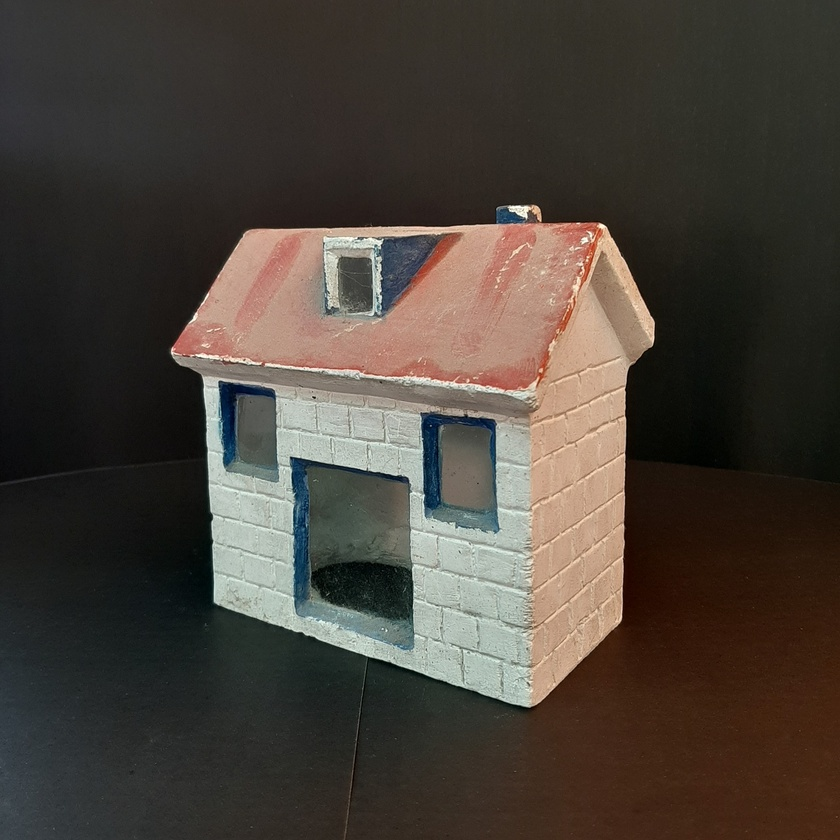
#> input picture house2.jpg, 840 x 840 px, shrunk from 2117 x 2117 before the run
$ python final.py
#> lines starting #> are read from the running program, lines starting #| are printed output that depends on the picture
#https://docs.opencv.org/master/da/de9/tutorial_py_epipolar_geometry.html

import numpy as np
import cv2 as cv
from matplotlib import pyplot as plt
import yaml
import math
import plot3D
img1 = cv.imread('house2.jpg',0)  #queryimage # left image
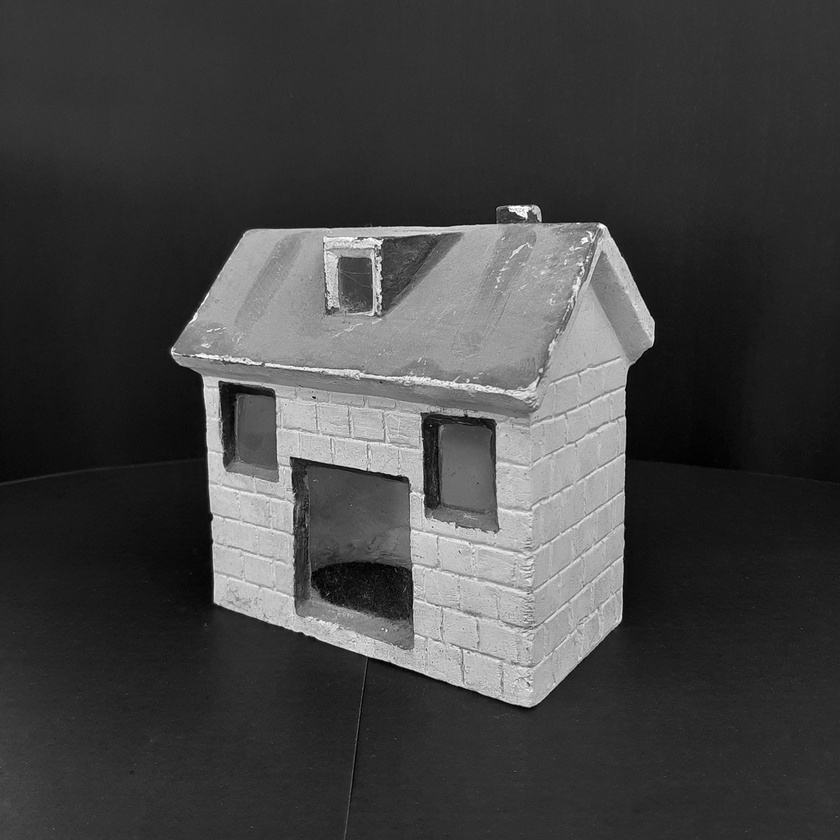
#> img1: shape (840, 840); min 0, max 255, mean 66.7
img2 = cv.imread('house1.jpg',0) #trainimage # right image
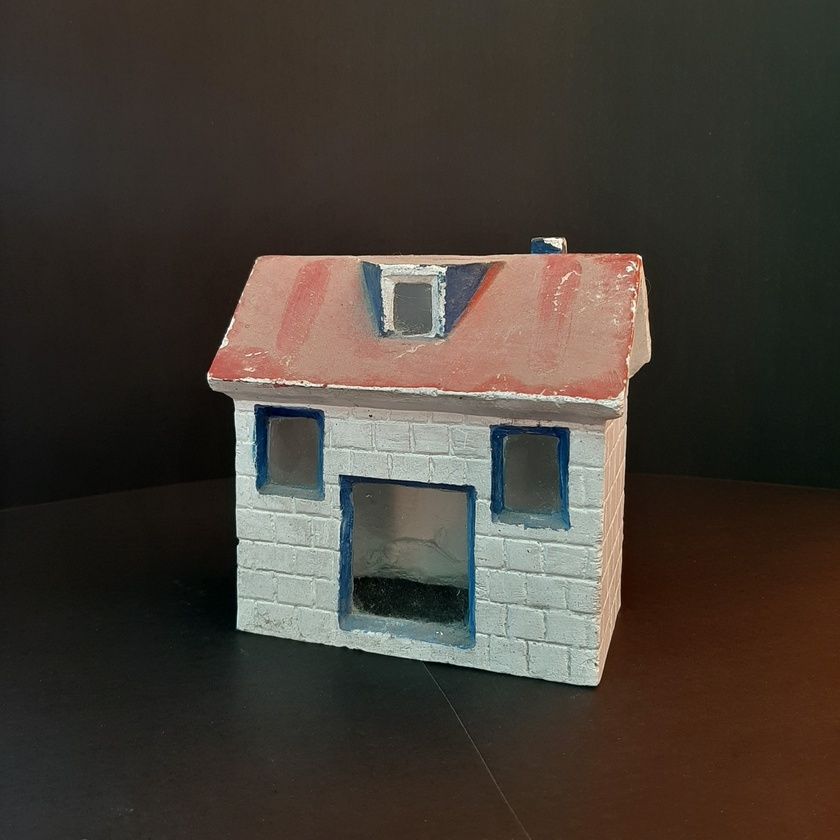
#> input picture house1.jpg, 840 x 840 px, shrunk from 2117 x 2117 before the run
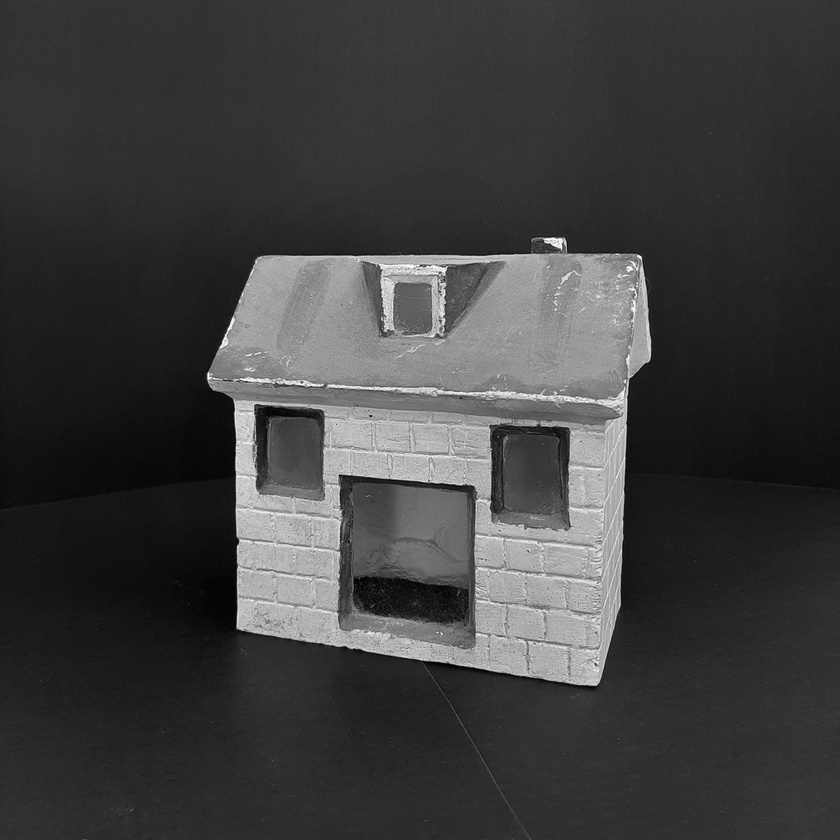
#> img2: shape (840, 840); min 0, max 255, mean 62.3


def write_matrix_to_textfile(a_matrix, file_to_write):
	def compile_row_string(a_row):
		return str(a_row).strip(']').strip('[')

	with open(file_to_write, 'w') as f:
		for row in a_matrix:
			for x in row:
				f.write(str(x)+',')
			f.write('\n')
	return True

#cv.imshow('sd',img1)
#cv.waitKey(0)
#cv.destroyAllWindows()

sift = cv.xfeatures2d.SIFT_create()
# find the keypoints and descriptors with SIFT
kp1, des1 = sift.detectAndCompute(img1,None)
#> kp1 = 884 keypoints; strongest (x, y, size): (521, 210, 8.5), (601, 226, 4), (512, 208, 5), (252, 555, 69.1)
kp2, des2 = sift.detectAndCompute(img2,None)
#> kp2 = 803 keypoints; strongest (x, y, size): (558, 242, 8), (640, 257, 2.6), (547, 240, 4.3), (208, 378, 2.4)


#Brute force matcher
#bf = cv.BFMatcher(cv.NORM_L1, crossCheck = False)
#bmatches = bf.match(des1, des2)
#bmatches = sorted(bmatches, key = lambda x : x.distance)


# FLANN parameters
FLANN_INDEX_KDTREE = 1
index_params = dict(algorithm = FLANN_INDEX_KDTREE, trees = 5)
search_params = dict(checks=50)
flann = cv.FlannBasedMatcher(index_params,search_params)
matches = flann.knnMatch(des1,des2,k=2)
#> matches = 884 matches
good = []
pts1 = []
pts2 = []
print( len(matches) )
#| 884

# ratio test as per Lowe's paper
for i,(m,n) in enumerate(matches):
	if m.distance < 0.80*n.distance:
		#print(m.distance)
		good.append([m])
		pts2.append(kp2[m.trainIdx].pt)
		pts1.append(kp1[m.queryIdx].pt)
#> after the loop, good = 261 matches; pts1 = 261 pairs, first value 158.4 to 629.5, second value 179.4 to 707.6; pts2 = 261 pairs, first value 175.1 to 633.4, second value 240.2 to 680.6

print(len(good))
#| 261
pts1 = np.int32(pts1)
#> pts1 = 261 pairs, first value 158 to 629, second value 179 to 707
pts2 = np.int32(pts2)
#> pts2 = 261 pairs, first value 175 to 633, second value 240 to 680


F, mask = cv.findFundamentalMat(pts1,pts2,cv.LMEDS)
#> F = [[3.63e-07, -4.49e-05, 0.0129], [3.78e-05, 1.35e-06, -0.0581], [-0.0124, 0.0595, 1]]; mask = 261 values, max 1 at index 2, min 0 at index 0, mean 0.808
# We select only inlier points
pts1 = pts1[mask.ravel()==1] ## just the values with 1 in the mask
#> pts1 = 211 pairs, first value 191 to 593, second value 218 to 696
#print( len(pts1) )  91
pts2 = pts2[mask.ravel()==1]
#> pts2 = 211 pairs, first value 223 to 633, second value 248 to 680
# [9 lines of commented-out code are left out]

K_l_ =[]
dist_coef =[]
#> (the run stopped early here; a loop or call above may not have finished)
